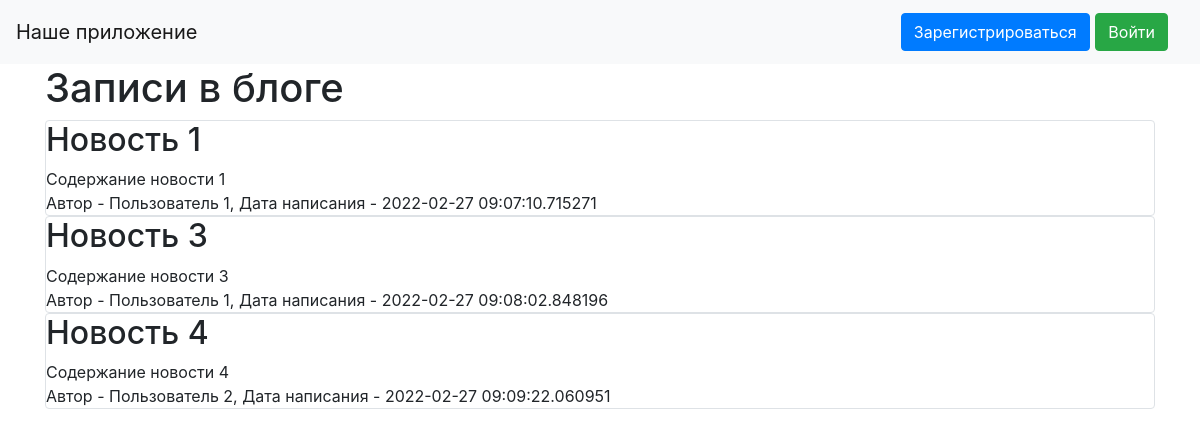
Before: / with the older database file.
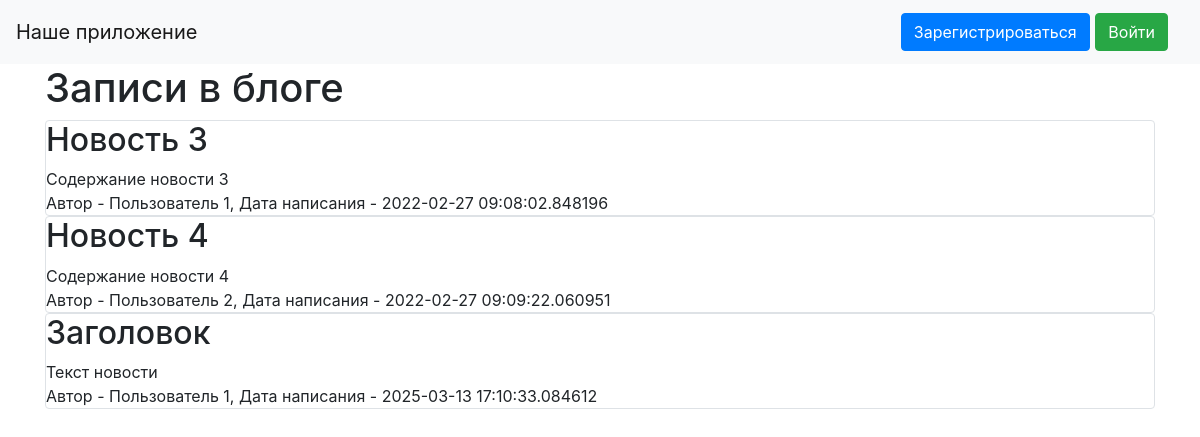
After: the same page with the newer database file.
### data/news.py (models this page shows)
class News(SqlAlchemyBase, UserMixin, SerializerMixin):
    __tablename__ = 'news'
    id = sqlalchemy.Column(sqlalchemy.Integer, primary_key=True, autoincrement=True)
    title = sqlalchemy.Column(sqlalchemy.String, nullable=True)
    content = sqlalchemy.Column(sqlalchemy.String, nullable=True)
    created_date = sqlalchemy.Column(sqlalchemy.DateTime, default=datetime.datetime.now)
    is_private = sqlalchemy.Column(sqlalchemy.Boolean, default=True)
    user_id = sqlalchemy.Column(sqlalchemy.Integer, sqlalchemy.ForeignKey("users.id"))
    user = orm.relationship('User')
    categories = orm.relationship("Category", secondary="association", backref="news")

### data/users.py (models this page shows, shortened)
class User(SqlAlchemyBase, UserMixin, SerializerMixin):
    __tablename__ = 'users'
    id = sqlalchemy.Column(sqlalchemy.Integer, primary_key=True, autoincrement=True)
    name = sqlalchemy.Column(sqlalchemy.String, nullable=True)
    about = sqlalchemy.Column(sqlalchemy.String, nullable=True)
    email = sqlalchemy.Column(sqlalchemy.String, index=True, unique=True, nullable=True)
    hashed_password = sqlalchemy.Column(sqlalchemy.String, nullable=True)
    created_date = sqlalchemy.Column(sqlalchemy.DateTime, default=datetime.datetime.now)
    news = orm.relationship("News", back_populates='user')

### main.py (the view)
@app.route("/")
def index():
    db_sess = db_session.create_session()
    if current_user.is_authenticated:
        news = db_sess.query(News).filter((News.user == current_user) | (News.is_private != True))
    else:
        news = db_sess.query(News).filter(News.is_private != True)
    return render_template("index.html", news=news)

### data/db_session.py (called while the page is built)
def create_session() -> Session:
    global __factory
    return __factory()

### templates/index.html (shortened to what this page needs)
{% extends "base.html" %}
{% block content %}
    <h1>Записи в блоге</h1>
    {% for item in news %}
        <div class="col-md6 border rounded">
            <h2>{{ item.title }}</h2>
            <div>
                {{ item.content }}
            </div>
            <div>
                Автор - {{ item.user.name }}, Дата написания - {{ item.created_date }}
            </div>
        </div>
    {% endfor %}
{% endblock %}

### templates/base.html (shortened to what this page needs)
<!doctype html>
<html lang="en">
<head>
    <link rel="stylesheet"
          href="https://stackpath.bootstrapcdn.com/bootstrap/4.4.1/css/bootstrap.min.css"
>
</head>
<body>
<header>
    <nav class="navbar navbar-light bg-light">
        <a class="navbar-brand" href="#">Наше приложение</a>
        <div class="navbar-brand">
        {% if current_user.is_authenticated %}
                {{ current_user.name }}
                <a href="/logout"" class="btn btn-danger">Выход</a>
        {% else %}
                <a class="btn btn-primary " href="/register">Зарегистрироваться</a>
                <a class="btn btn-success" href="/login">Войти</a>
        {% endif %}
        </div>
    </nav>
</header>
<main role="main" class="container">
    {% block content %}{% endblock %}
</main>
</body>
</html>

Changed rows visible on the page:
removed News: title "Новость 1", content "Содержание новости 1", user.name "Пользователь 1", created_date "2022-02-27 09:07:10.715271"
added News: title "Заголовок", content "Текст новости", user.name "Пользователь 1", created_date "2025-03-13 17:10:33.084612"
